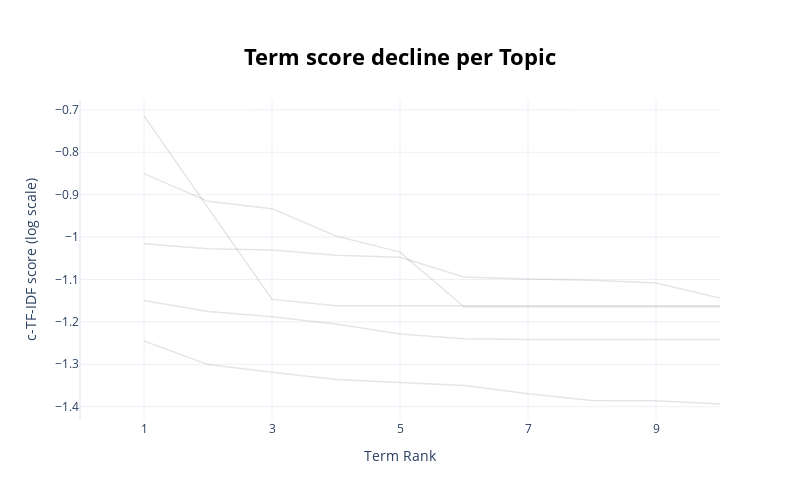

The notebook cell saved with this chart:
### Code cell
term_rank = topic_model.visualize_term_rank(log_scale=True)
term_rank

### Figure 1 — Plotly figure (JSON) as saved in the notebook; plotly's stock layout.template omitted (floating-point values rounded to 4 significant figures)
{"data": [{"hovertext": "<b>Topic 0</b>:evitar_feito_antiotário_ser_redpill", "line": {"color": "black", "width": 1.5}, "mode": "lines+lines", "name": "", "opacity": 0.1, "type": "scatter", "x": [1, 2, 3, 4, 5, 6, 7, 8, 9, 10], "y": [-1.15, -1.176, -1.188, -1.205, -1.229, -1.24, -1.242, -1.242, -1.242, -1.242]}, {"hovertext": "<b>Topic 1</b>:memes_vindo_humor_canal_não_bem_ins", "line": {"color": "black", "width": 1.5}, "mode": "lines+lines", "name": "", "opacity": 0.1, "type": "scatter", "x": [1, 2, 3, 4, 5, 6, 7, 8, 9, 10], "y": [-1.016, -1.028, -1.031, -1.043, -1.048, -1.094, -1.099, -1.102, -1.108, -1.144]}, {"hovertext": "<b>Topic 2</b>:capítulo_como_homem_ele_emocional_o", "line": {"color": "black", "width": 1.5}, "mode": "lines+lines", "name": "", "opacity": 0.1, "type": "scatter", "x": [1, 2, 3, 4, 5, 6, 7, 8, 9, 10], "y": [-1.245, -1.301, -1.319, -1.336, -1.343, -1.35, -1.37, -1.385, -1.386, -1.394]}, {"hovertext": "<b>Topic 3</b>:http_redcast_master_junior_instagra", "line": {"color": "black", "width": 1.5}, "mode": "lines+lines", "name": "", "opacity": 0.1, "type": "scatter", "x": [1, 2, 3, 4, 5, 6, 7, 8, 9, 10], "y": [-0.8503, -0.9157, -0.933, -0.9976, -1.036, -1.164, -1.164, -1.164, -1.164, -1.164]}, {"hovertext": "<b>Topic 4</b>:http_conselho_projetoconselhosubsta", "line": {"color": "black", "width": 1.5}, "mode": "lines+lines", "name": "", "opacity": 0.1, "type": "scatter", "x": [1, 2, 3, 4, 5, 6, 7, 8, 9, 10], "y": [-0.7145, -0.9321, -1.147, -1.162, -1.162, -1.162, -1.162, -1.162, -1.162, -1.162]}], "layout": {"height": 500, "hoverlabel": {"bgcolor": "white", "font": {"family": "Rockwell", "size": 16}}, "showlegend": false, "title": {"font": {"color": "Black", "size": 22}, "text": "<b>Term score decline per Topic</b>", "x": 0.5, "xanchor": "center", "y": 0.9, "yanchor": "top"}, "width": 800, "xaxis": {"dtick": 2, "range": [0, 10], "tick0": 1, "title": {"text": "Term Rank"}}, "yaxis": {"title": {"text": "c-TF-IDF score (log scale)"}}}}
